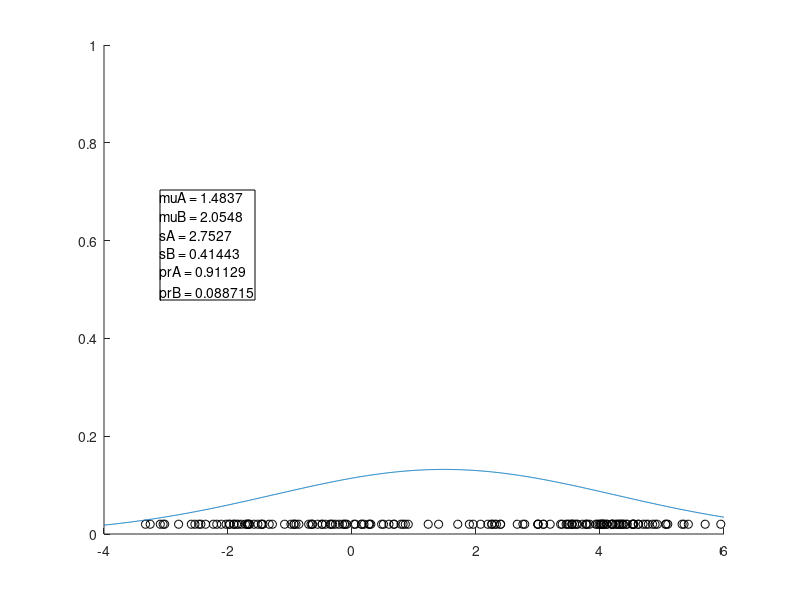

MATLAB code for this plot: (Note: this script raises an error after producing the figure.)
% EM algorithm - 1-D Case
% Based on: https://www.youtube.com/watch?v=iQoXFmbXRJA
clear; close all; clc;

addpath ./aux

% 0. Prepare 1-D data and gaussian function handle
% Suppose X = [X1 X2 ... XN] - vector of random variables \in \mathbb{R}^p. 
% Sample of variable Xi is denoted as xi,  xi \in \mathbb{R}^p.
% Density function for each Xi: f(xi). 
% Here: N=1, so X = X1; p = 1;
%x1 = [1:0.1:2.5 5:0.05:7]
N = 80;
N = 160;
if(mod(N,2)==1)
    N=N-1
else
    N
end;

x1 = [(randn(1,N/2) + 4) , (1.4*randn(1,N/2) - 1)];
G = @(mu,s,x) exp(-((x-mu).^2)/(2*s*s))/sqrt(2*pi*s*s);

plotGSum = 0; % 1 if you want to plot Gaussian Mixture; 0 - for plotting separate components

% 1. Init parameters theta = [muA, muB, sA, sB, prA, prB] 
% mu - mean; s - std dev.; p - priors

muA = randn(1,1);
muB = randn(1,1);
sA = randn(1,1);
sB = randn(1,1);
prA = 0.5;
prB = 0.5;


% Iterative process;
% 2. Estimate posteriors ("how likely x came from A given X = x? Pr(x \in A | X=x)."
% Pr(xi \in A | Xi=xi) = \frac{Pr(Xi=xi | xi \in A) Pr(xi \in A) }{Pr(Xi=xi)},
% where for GM model Pr(Xi=xi | xi \in A) = gauss(xi; muA, sA);
% We can calculate only numerators. Why? 
% Because denominator is simply sum of calculated numerators, thanks to axiom of probability Pr(A \cap B) = Pr(A|B)Pr(B):
% Pr(Xi=xi) = Pr(Xi=xi \cap xi \in A) + Pr(Xi=xi \cap xi \in B) = 
%           = Pr(Xi=xi | xi \in A)Pr(xi \in A) + Pr(Xi=xi | xi \in B)Pr(xi \in B) = sum of numerators ;)

K = 1000
for k = 1:K
    poA_num = G(muA,sA,x1)*prA;
    poB_num = G(muB,sB,x1)*prB;
    poA = poA_num./(poA_num + poB_num);
    poB = poB_num./(poA_num + poB_num);
    
    % 3. Recalculate parameters theta
    muA = sum(x1.*poA)/sum(poA);
    muB = sum(x1.*poB)/sum(poB);
    sA = sqrt(sum(poA.*((x1-muA).^2))/sum(poA));
    sB = sqrt(sum(poB.*((x1-muB).^2))/sum(poB));
    prA = sum(poA)/length(poA);
    prB = sum(poB)/length(poB);
    
    
    
    % 4*. Plot points and gaussians
    dim = [0.2 0.5 0.3 0.3];
    str = {['muA = ' num2str(muA)],['muB = ' num2str(muB)], ['sA = ' num2str(sA)], ['sB = ' num2str(sB)], ['prA = ' num2str(prA)], ['prB = ' num2str(prB)]};
    hh = annotation('textbox',dim,'String',str,'FitBoxToText','on');
    scatter(x1,0.02*ones(1,length(x1)),'k')
    ylim([0,1])
    hold on
    h = xlim;
    h = linspace(h(1),h(end),1000);
    hA = plot(h,prA*G(muA,sA,h))
    hA.Color = [0 0.8 0];
    hB = plot(h,prB*G(muB,sB,h))
    hB.Color = [0.8 0 0.8];
    if(plotGSum)
        hS = plot(h, prA*G(muA,sA,h) + prB*G(muB,sB,h))
        hS.Color = [0.8 0 0];
    end
    hold off
    pause(0.01)
    delete(hh)
    
    % 5. Check stop criterion ( dL = 10e-10 for ten successive iteration; L - log-likelihood) OR (number of iterations > K) )
    if(k >= K) 
        break;
    end;
end
